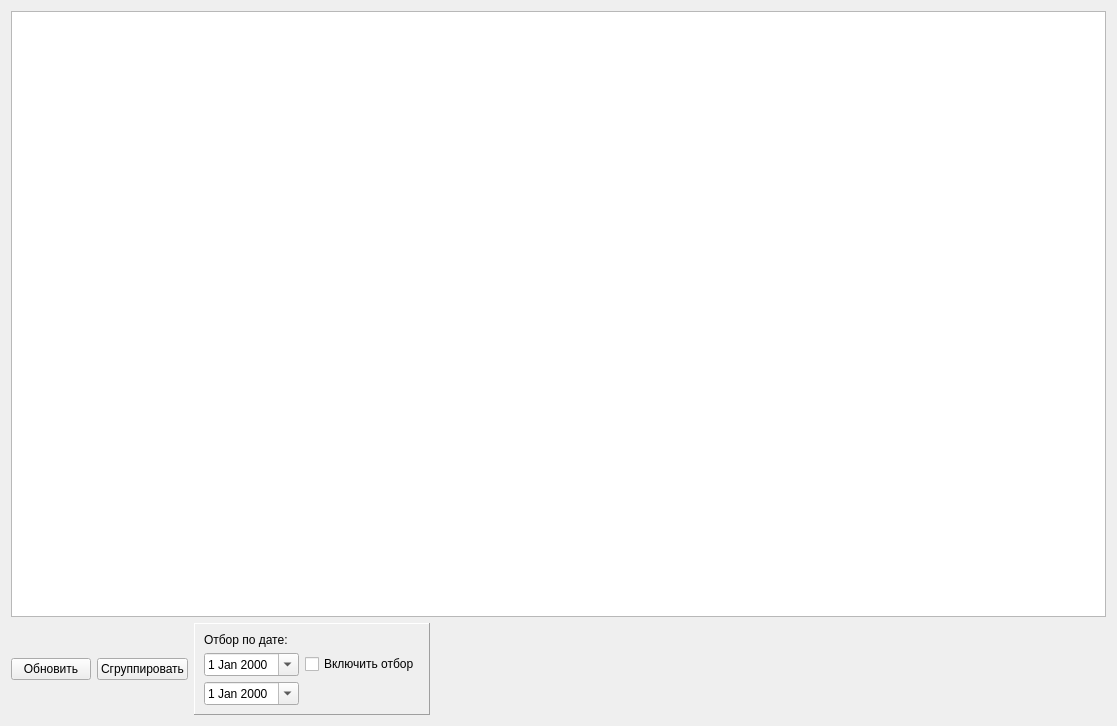
<?xml version="1.0" encoding="UTF-8"?>
<ui version="4.0">
 <class>FStatServ</class>
 <widget class="QWidget" name="FStatServ">
  <property name="windowModality">
   <enum>Qt::ApplicationModal</enum>
  </property>
  <property name="geometry">
   <rect>
    <x>0</x>
    <y>0</y>
    <width>1117</width>
    <height>726</height>
   </rect>
  </property>
  <property name="windowTitle">
   <string>Статистика автосбора</string>
  </property>
  <property name="windowIcon">
   <iconset resource="res.qrc">
    <normaloff>:/res/1/before_change.png</normaloff>:/res/1/before_change.png</iconset>
  </property>
  <layout class="QVBoxLayout" name="verticalLayout">
   <item>
    <widget class="QTableView" name="tableView"/>
   </item>
   <item>
    <layout class="QHBoxLayout" name="horizontalLayout_3">
     <item>
      <layout class="QHBoxLayout" name="horizontalLayout_2">
       <item>
        <layout class="QHBoxLayout" name="horizontalLayout">
         <item>
          <widget class="QPushButton" name="pbRefresh">
           <property name="text">
            <string>Обновить</string>
           </property>
           <property name="icon">
            <iconset resource="res.qrc">
             <normaloff>:/res/Sync.png</normaloff>:/res/Sync.png</iconset>
           </property>
           <property name="iconSize">
            <size>
             <width>32</width>
             <height>32</height>
            </size>
           </property>
          </widget>
         </item>
         <item>
          <widget class="QPushButton" name="pbGrup">
           <property name="text">
            <string>Сгруппировать</string>
           </property>
           <property name="icon">
            <iconset resource="res.qrc">
             <normaloff>:/res/1/table_sum.png</normaloff>
             <normalon>:/res/1/table.png</normalon>:/res/1/table_sum.png</iconset>
           </property>
           <property name="iconSize">
            <size>
             <width>32</width>
             <height>32</height>
            </size>
           </property>
           <property name="checkable">
            <bool>true</bool>
           </property>
          </widget>
         </item>
        </layout>
       </item>
       <item>
        <widget class="QFrame" name="frame">
         <property name="frameShape">
          <enum>QFrame::Panel</enum>
         </property>
         <property name="frameShadow">
          <enum>QFrame::Raised</enum>
         </property>
         <layout class="QGridLayout" name="gridLayout">
          <item row="0" column="0">
           <widget class="QLabel" name="label">
            <property name="text">
             <string>Отбор по дате:</string>
            </property>
           </widget>
          </item>
          <item row="1" column="0">
           <widget class="QDateEdit" name="dtN">
            <property name="calendarPopup">
             <bool>true</bool>
            </property>
           </widget>
          </item>
          <item row="1" column="1">
           <widget class="QCheckBox" name="cbDat">
            <property name="text">
             <string>Включить отбор</string>
            </property>
           </widget>
          </item>
          <item row="2" column="0">
           <widget class="QDateEdit" name="dtK">
            <property name="calendarPopup">
             <bool>true</bool>
            </property>
           </widget>
          </item>
         </layout>
        </widget>
       </item>
      </layout>
     </item>
     <item>
      <spacer name="horizontalSpacer">
       <property name="orientation">
        <enum>Qt::Horizontal</enum>
       </property>
       <property name="sizeHint" stdset="0">
        <size>
         <width>40</width>
         <height>20</height>
        </size>
       </property>
      </spacer>
     </item>
    </layout>
   </item>
  </layout>
 </widget>
 <resources>
  <include location="res.qrc"/>
 </resources>
 <connections/>
</ui>
